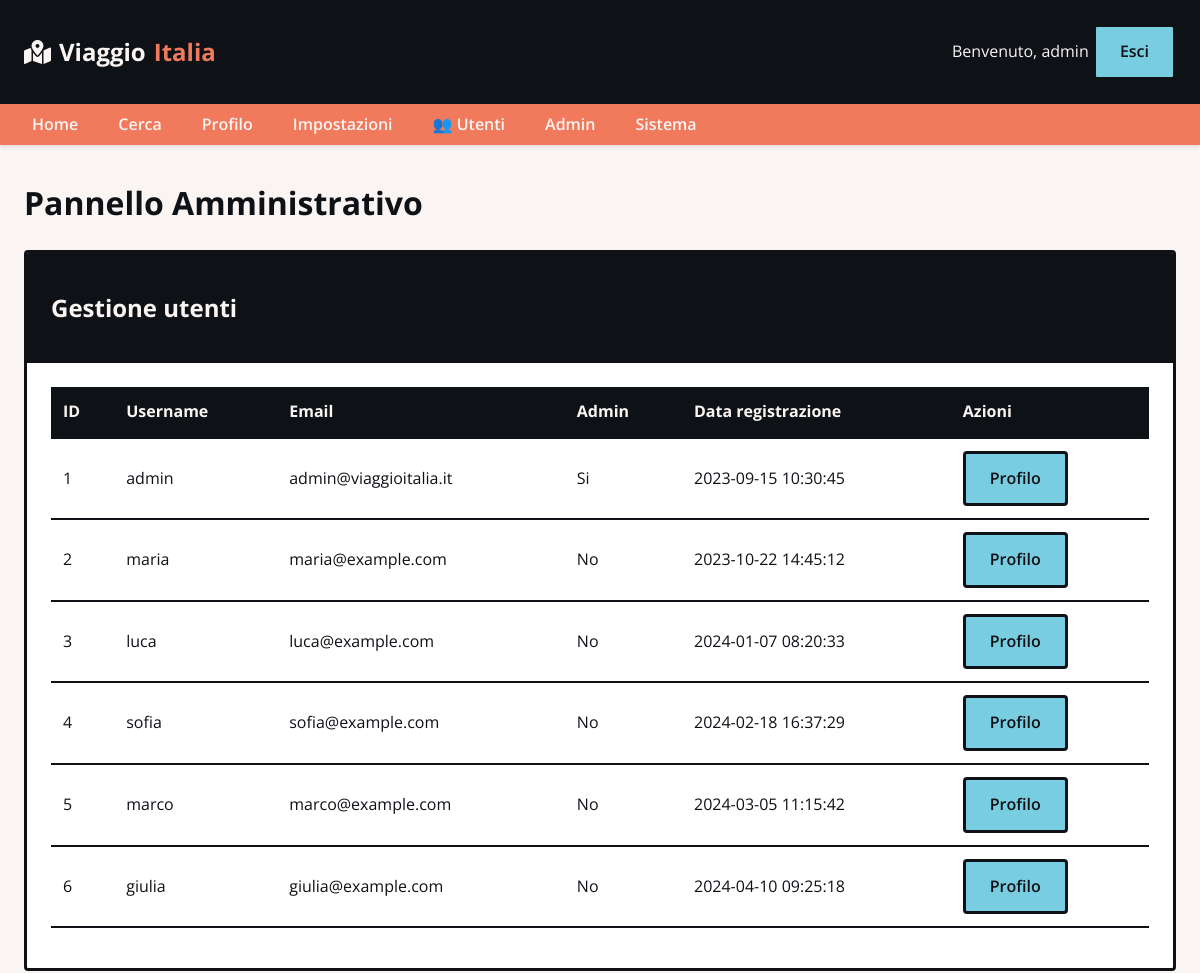
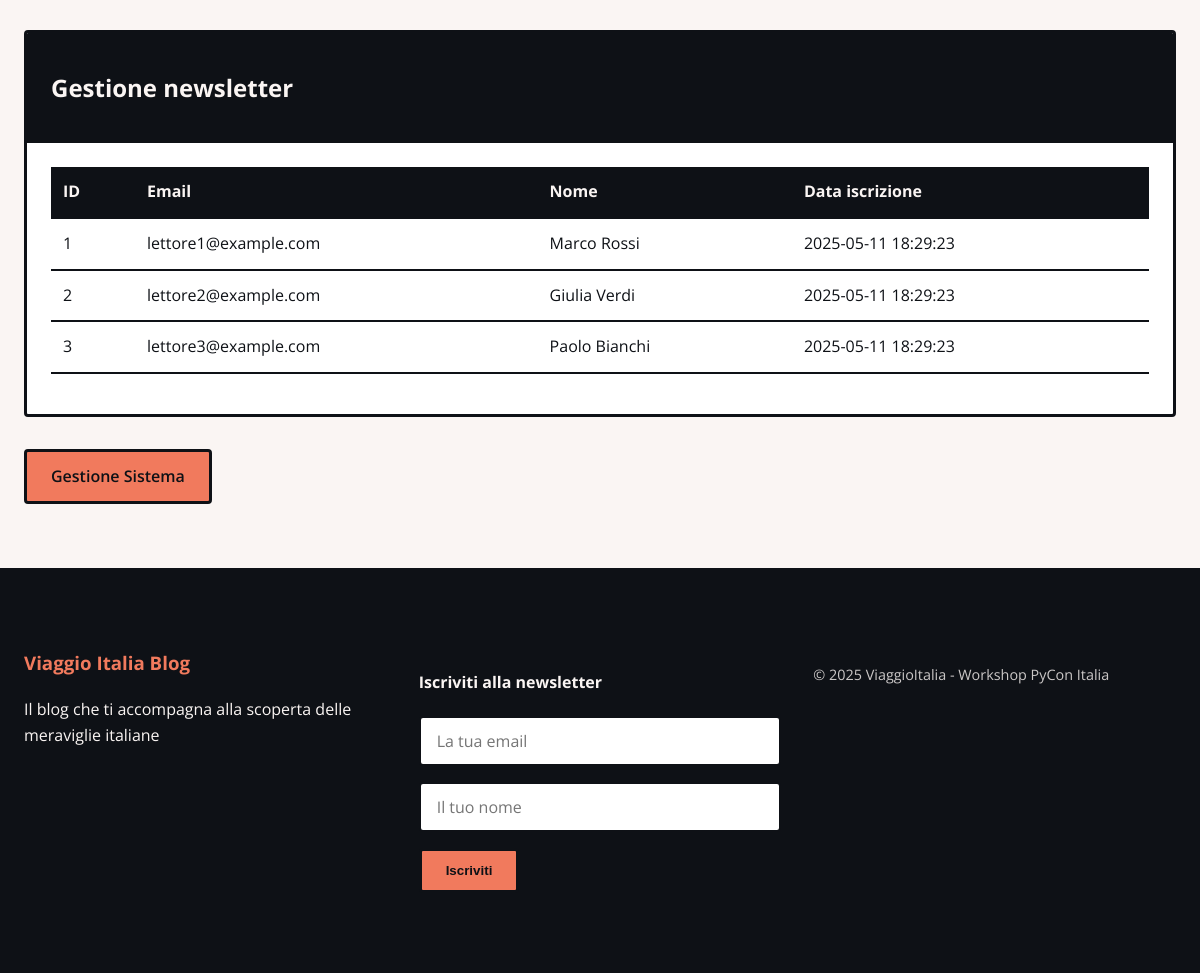
The page /admin (signed in) on the database its author committed (2 pictures, top to bottom).
### tables this page shows
CREATE TABLE users (
  id INTEGER PRIMARY KEY AUTOINCREMENT,
  username TEXT UNIQUE NOT NULL,
  password TEXT NOT NULL,
  email TEXT UNIQUE NOT NULL,
  profile_bio TEXT,
  is_admin INTEGER DEFAULT 0,
  created_at TIMESTAMP DEFAULT CURRENT_TIMESTAMP
);

CREATE TABLE subscriptions (
  id INTEGER PRIMARY KEY AUTOINCREMENT,
  email TEXT NOT NULL,
  name TEXT,
  subscribed_at TIMESTAMP DEFAULT CURRENT_TIMESTAMP
);

### app.py (the view)
@app.route('/admin')
def admin():
    if not session.get('is_admin', False):
        return redirect(url_for('login', next=url_for('admin')))
    db = get_db()
    users = db.execute('SELECT * FROM users').fetchall()
    subscriptions = db.execute('SELECT * FROM subscriptions ORDER BY subscribed_at DESC').fetchall()
    return render_template('admin.html', users=users, subscriptions=subscriptions)

### app.py (called while the page is built)
def get_db():
    if 'db' not in g:
        g.db = sqlite3.connect(app.config['DATABASE'])
        g.db.row_factory = sqlite3.Row
    return g.db

### templates/admin.html (shortened to what this page needs)
{% extends 'layout.html' %}
{% block content %}
<h1>Pannello Amministrativo</h1>
<div class="card">
    <div class="card-header">
        <h2>Gestione utenti</h2>
    </div>
    <div class="card-body">
        <table class="table">
            <thead>
                <tr>
                    <th>ID</th>
                    <th>Username</th>
                    <th>Email</th>
                    <th>Admin</th>
                    <th>Data registrazione</th>
                    <th>Azioni</th>
                </tr>
            </thead>
            <tbody>
                {% for user in users %}
                    <tr>
                        <td>{{ user.id }}</td>
                        <td>{{ user.username }}</td>
                        <td>{{ user.email }}</td>
                        <td>{% if user.is_admin %}Si{% else %}No{% endif %}</td>
                        <td>{{ user.created_at }}</td>
                        <td>
                            <a href="{{ url_for('profile', user_id=user.id) }}" class="btn btn-secondary btn-sm">Profilo</a>
                        </td>
                    </tr>
                {% endfor %}
            </tbody>
        </table>
    </div>
</div>
<div class="card">
    <div class="card-header">
        <h2>Gestione newsletter</h2>
    </div>
    <div class="card-body">
        <table class="table">
            <thead>
                <tr>
                    <th>ID</th>
                    <th>Email</th>
                    <th>Nome</th>
                    <th>Data iscrizione</th>
                </tr>
            </thead>
            <tbody>
                {% for sub in subscriptions %}
                    <tr>
                        <td>{{ sub.id }}</td>
                        <td>{{ sub.email }}</td>
                        <td>{{ sub.name }}</td>
                        <td>{{ sub.subscribed_at }}</td>
                    </tr>
                {% endfor %}
            </tbody>
        </table>
    </div>
</div>
<p>
    <a href="{{ url_for('admin_system') }}" class="btn btn-primary">Gestione Sistema</a>
</p>
{% endblock %}

### templates/layout.html (shortened to what this page needs)
<!DOCTYPE html>
<html lang="it">
<head>
    <link rel="stylesheet" href="{{ url_for('static', filename='stile_PyCon.css') }}">
    <link rel="stylesheet" href="https://cdnjs.cloudflare.com/ajax/libs/font-awesome/5.15.1/css/all.min.css">
</head>
<body>
    <header class="header">
        <div class="logo">
            <i class="fas fa-map-marked-alt"></i> Viaggio<span>Italia</span>
        </div>
        <div>
            {% if session.username %}
                <span>Benvenuto, {{ session.username }}</span>
                <a href="{{ url_for('logout') }}" class="btn btn-secondary btn-sm">Esci</a>
            {% else %}
                <a href="{{ url_for('login') }}" class="btn btn-primary btn-sm">Accedi</a>
            {% endif %}
        </div>
    </header>
    <nav class="navbar">
        <ul class="navbar-nav">
            <li><a href="{{ url_for('home') }}" class="nav-link">Home</a></li>
            <li><a href="{{ url_for('search') }}" class="nav-link">Cerca</a></li>
            {% if session.user_id %}
                <li><a href="{{ url_for('profile', user_id=session.user_id) }}" class="nav-link">Profilo</a></li>
                <li><a href="{{ url_for('change_password') }}" class="nav-link">Impostazioni</a></li>
            {% endif %}
            {% if session.is_admin %}
                <li><a href="{{ url_for('search_users') }}" class="nav-link">👥 Utenti</a></li>
                <li><a href="{{ url_for('admin') }}" class="nav-link">Admin</a></li>
                <li><a href="{{ url_for('admin_system') }}" class="nav-link">Sistema</a></li>
            {% endif %}
        </ul>
    </nav>
    <div class="container">
        {% block content %}{% endblock %}
    </div>
    <footer class="footer">
        <div class="container">
            <div class="footer-grid">
                <div class="footer-info">
                    <h3>Viaggio Italia Blog</h3>
                    <p>Il blog che ti accompagna alla scoperta delle meraviglie italiane</p>
                </div>
                <div class="footer-form">
                    <h4>Iscriviti alla newsletter</h4>
                    <form action="{{ url_for('subscribe') }}" method="POST" class="newsletter-form">
                        <div class="form-group">
                            <input type="email" name="email" class="form-control" placeholder="La tua email" required>
                        </div>
                        <div class="form-group">
                            <input type="text" name="name" class="form-control" placeholder="Il tuo nome">
                        </div>
                        <button type="submit" class="btn btn-primary">Iscriviti</button>
                    </form>
                </div>
                <div class="footer-copyright">
                    <p>&copy; 2025 ViaggioItalia - Workshop PyCon Italia</p>
                </div>
            </div>
        </div>
    </footer>
</body>
</html>

### static/stile_PyCon.css (style rules this page uses)
:root { --pycon-dark: #0E1116; --pycon-light: #FAF5F3; --pycon-blue: #79CDE0; --pycon-orange: #F17A5D; --pycon-purple: #9473B0; --pycon-neutral: #538AD4; }
*, *::before, *::after { box-sizing: border-box; }
body { font-family: 'Open Sans', sans-serif; line-height: 1.6; color: var(--pycon-dark); background-color: var(--pycon-light); margin: 0; padding: 0; }
.header { background-color: var(--pycon-dark); color: var(--pycon-light); padding: 1.5rem; display: flex; justify-content: space-between; align-items: center; }
.logo { font-size: 1.5rem; font-weight: 700; display: flex; align-items: center; gap: 0.5rem; }
.logo span { color: var(--pycon-orange); }
.navbar { background-color: var(--pycon-orange); padding: 0.5rem 1.5rem; box-shadow: 0 2px 4px rgba(0,0,0,0.1); }
.navbar-nav { display: flex; list-style: none; margin: 0; padding: 0; gap: 1.5rem; }
.nav-link { color: var(--pycon-light); text-decoration: none; font-weight: 600; padding: 0.5rem; border-radius: 4px; transition: all 0.3s; }
.container { max-width: 1200px; margin: 2rem auto; padding: 0 1.5rem; }
.card { background: #fff; border: 3px solid var(--pycon-dark); border-radius: 4px; margin-bottom: 2rem; overflow: hidden; }
.card-header { background-color: var(--pycon-dark); color: var(--pycon-light); padding: 1rem 1.5rem; font-weight: 600; }
.card-body { padding: 1.5rem; }
.form-group { margin-bottom: 1.5rem; }
.form-control { width: 100%; padding: 0.75rem 1rem; border: 2px solid var(--pycon-dark); border-radius: 4px; font-family: inherit; font-size: 1rem; transition: border-color 0.3s; box-sizing: border-box; max-width: 100%; }
.btn { display: inline-block; padding: 0.75rem 1.5rem; font-weight: 600; text-align: center; text-decoration: none; border-radius: 4px; border: 3px solid var(--pycon-dark); transition: all 0.3s ease; cursor: pointer; }
.btn-primary { background-color: var(--pycon-orange); color: var(--pycon-dark); border-color: var(--pycon-dark); }
.btn-secondary { background-color: var(--pycon-blue); color: var(--pycon-dark); border-color: var(--pycon-dark); }
.table { width: 100%; border-collapse: collapse; margin-bottom: 1rem; }
.table th, .table td { padding: 0.75rem; text-align: left; border-bottom: 2px solid var(--pycon-dark); }
.table th { background-color: var(--pycon-dark); color: var(--pycon-light); }
.footer { background-color: var(--pycon-dark); color: var(--pycon-light); padding: 3rem 0; margin-top: 4rem; }
.footer-grid { display: grid; grid-template-columns: repeat(auto-fit, minmax(250px, 1fr)); gap: 2rem; }
.footer-info h3 { margin-top: 0; color: var(--pycon-orange); }
.newsletter-form { max-width: 100%; }
.newsletter-form .form-group { margin-bottom: 1rem; }
.footer-copyright { font-size: 0.9rem; opacity: 0.8; }

### rows shown on the page
users: username "admin", id "1", email "admin@viaggioitalia.it", is_admin "Si", created_at "2023-09-15 10:30:45"
users: id "2", username "maria", email "maria@example.com", is_admin "No", created_at "2023-10-22 14:45:12"
users: id "3", username "luca", email "luca@example.com", is_admin "No", created_at "2024-01-07 08:20:33"
users: id "4", username "sofia", email "sofia@example.com", is_admin "No", created_at "2024-02-18 16:37:29"
users: id "5", username "marco", email "marco@example.com", is_admin "No", created_at "2024-03-05 11:15:42"
users: id "6", username "giulia", email "giulia@example.com", is_admin "No", created_at "2024-04-10 09:25:18"
subscriptions: id "1", email "lettore1@example.com", name "Marco Rossi", subscribed_at "2025-05-11 18:29:23"
subscriptions: id "2", email "lettore2@example.com", name "Giulia Verdi", subscribed_at "2025-05-11 18:29:23"
subscriptions: id "3", email "lettore3@example.com", name "Paolo Bianchi", subscribed_at "2025-05-11 18:29:23"
